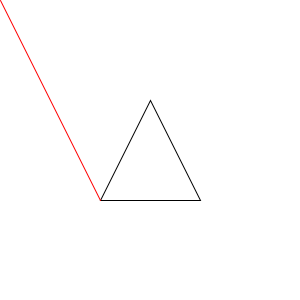
Frame 1 (no input)
Frame 60 (the mouse pressed at the canvas centre just before this capture): identical to frame 1, image omitted
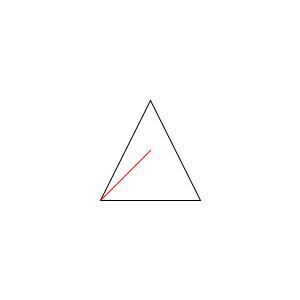
Frame 120 (the mouse held since frame 60 and released just before this capture)

The Processing sketch that drew these frames (run headless with seeded random() and noise(); from frame 60 on, the mouse is pressed at the canvas centre):

// Processing sketch: collisionTriangle03
// ── collisionTriangle03.pde
void setup(){
  size(300,300);
  float a1, a2, a3;
  println( a1=findAngle2(x1,y1,x2,y2,x3,y3) );
  println( a2=findAngle2(x2,y2,x3,y3,x1,y1) +360 );
  println( a3=findAngle2(x3,y3,x1,y1,x2,y2) );
  println(a1+a2+a3);
}
float x1=100, y1=200, x2=150, y2=100, x3=200,y3=200;
void draw(){
  background(255);
  stroke(0); triangle(x1,y1, x2,y2, x3,y3);
  stroke(255,0,0); line(x1,y1, mouseX,mouseY);
  //要算角度? 可用 sin(), cos(), tan()的 tan() 
  //println( findAngle(x1,y1, mouseX, mouseY) );
}
float findAngle2(float x0, float y0, float x1, float y1, float x2, float y2){
  float a1=findAngle(x1,y1, x0,y0);
  float a2=findAngle(x1,y1, x2,y2);
  return degrees(a1-a2);
}
float findAngle(float x0, float y0, float x1, float y1){
  float dx = (x1-x0);
  float dy = (y1-y0);
  return atan2(dy,dx);
}
